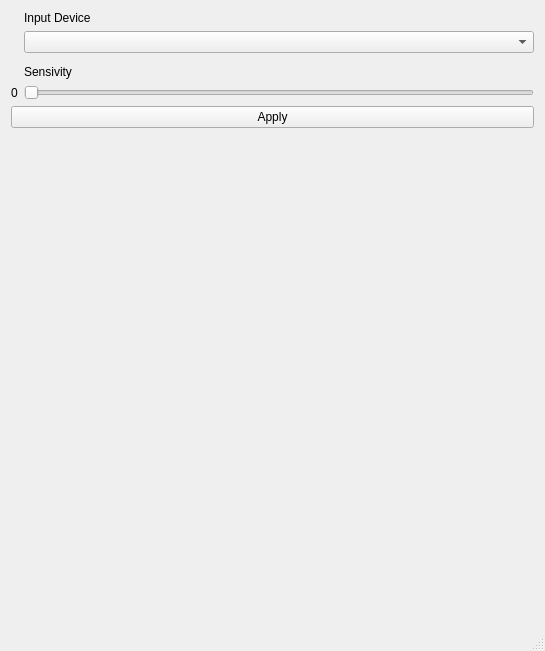
<?xml version="1.0" encoding="UTF-8"?>
<ui version="4.0">
 <class>MainWindow</class>
 <widget class="QMainWindow" name="MainWindow">
  <property name="geometry">
   <rect>
    <x>0</x>
    <y>0</y>
    <width>545</width>
    <height>651</height>
   </rect>
  </property>
  <property name="windowTitle">
   <string>RivalQT</string>
  </property>
  <property name="windowIcon">
   <iconset>
    <normaloff>../../../Desktop/appicon.png</normaloff>../../../Desktop/appicon.png</iconset>
  </property>
  <widget class="QWidget" name="centralWidget">
   <layout class="QFormLayout" name="formLayout">
    <item row="1" column="1">
     <widget class="QLabel" name="label">
      <property name="text">
       <string>Input Device</string>
      </property>
     </widget>
    </item>
    <item row="2" column="1">
     <widget class="QComboBox" name="comboBoxDevices"/>
    </item>
    <item row="4" column="1">
     <widget class="QLabel" name="label_2">
      <property name="text">
       <string>Sensivity</string>
      </property>
     </widget>
    </item>
    <item row="6" column="0">
     <widget class="QLabel" name="lblValue">
      <property name="text">
       <string>0</string>
      </property>
     </widget>
    </item>
    <item row="6" column="1">
     <widget class="QSlider" name="sliderValue">
      <property name="sizePolicy">
       <sizepolicy hsizetype="Minimum" vsizetype="Fixed">
        <horstretch>0</horstretch>
        <verstretch>0</verstretch>
       </sizepolicy>
      </property>
      <property name="minimum">
       <number>1</number>
      </property>
      <property name="maximum">
       <number>99</number>
      </property>
      <property name="singleStep">
       <number>1</number>
      </property>
      <property name="value">
       <number>1</number>
      </property>
      <property name="sliderPosition">
       <number>1</number>
      </property>
      <property name="orientation">
       <enum>Qt::Horizontal</enum>
      </property>
     </widget>
    </item>
    <item row="7" column="0" colspan="2">
     <widget class="QPushButton" name="btnReset">
      <property name="text">
       <string>Apply</string>
      </property>
     </widget>
    </item>
    <item row="3" column="1">
     <layout class="QHBoxLayout" name="horizontalLayout"/>
    </item>
   </layout>
  </widget>
  <widget class="QStatusBar" name="statusBar"/>
  <widget class="QMenuBar" name="menuBar">
   <property name="geometry">
    <rect>
     <x>0</x>
     <y>0</y>
     <width>545</width>
     <height>30</height>
    </rect>
   </property>
  </widget>
 </widget>
 <layoutdefault spacing="6" margin="11"/>
 <resources/>
 <connections/>
</ui>
